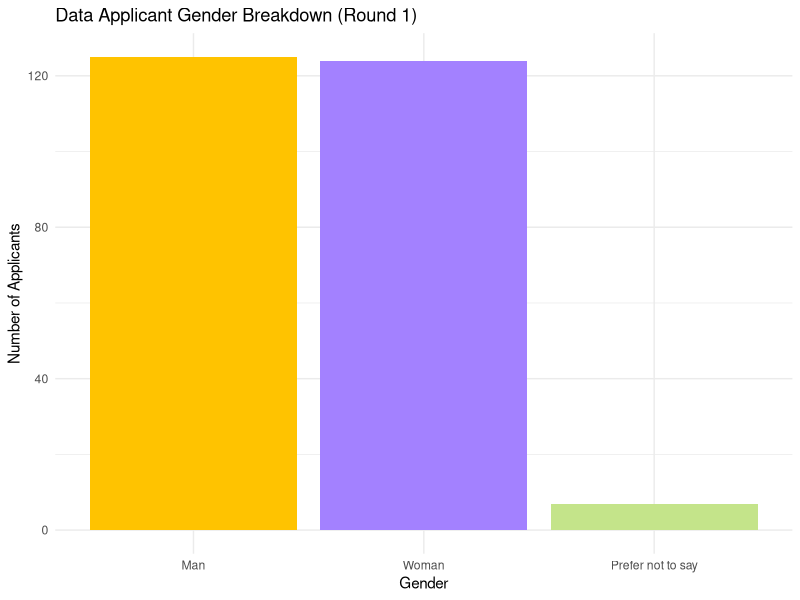
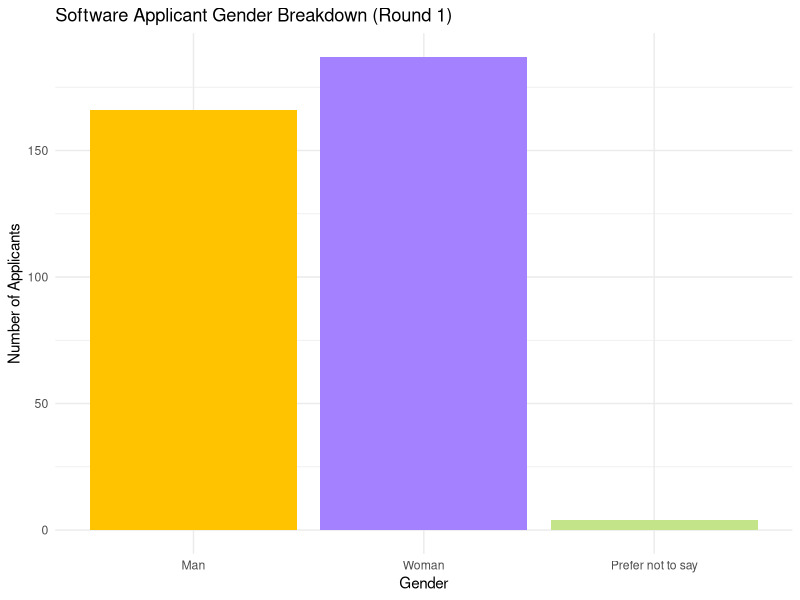
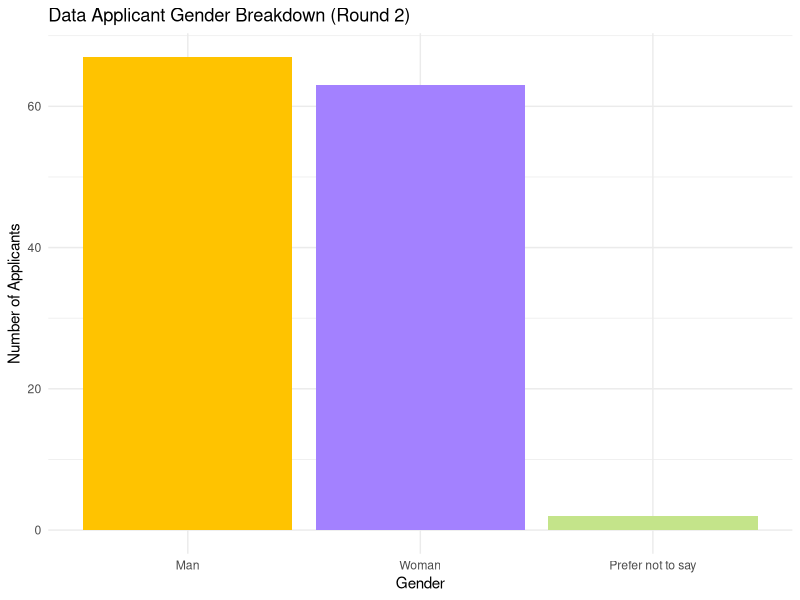
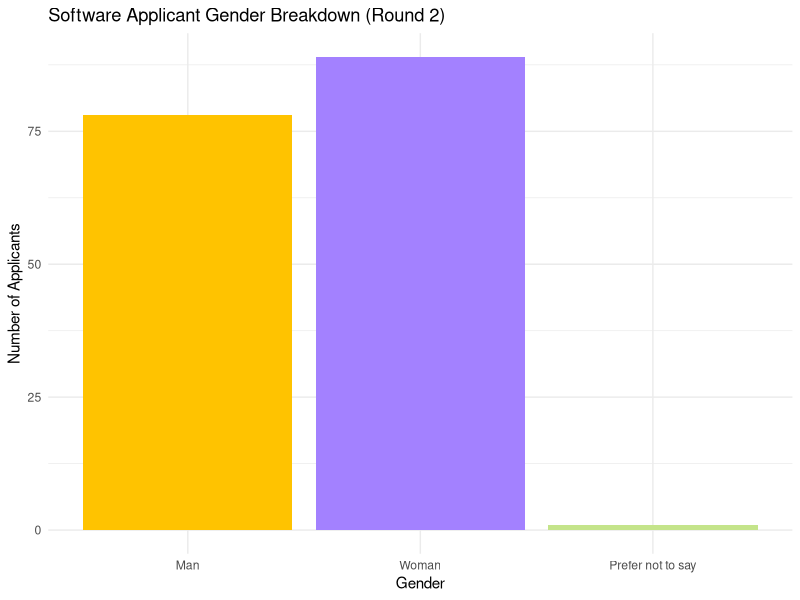
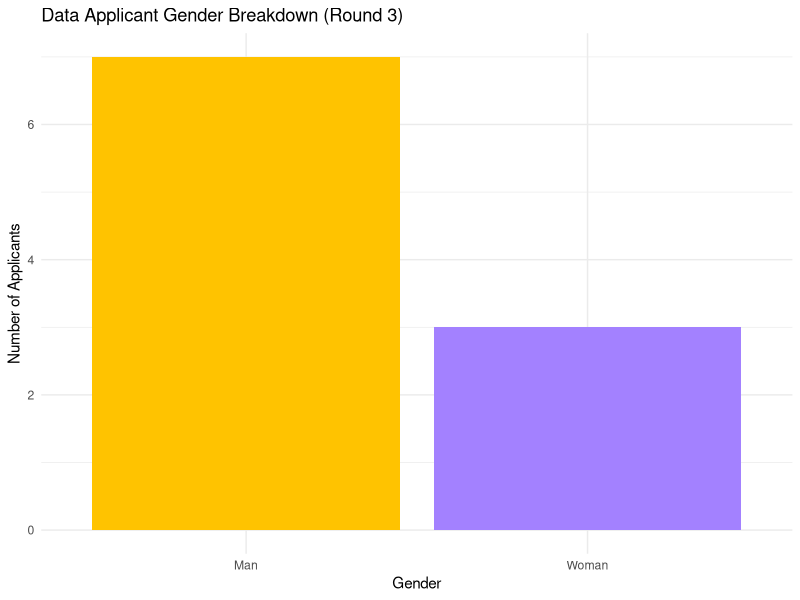
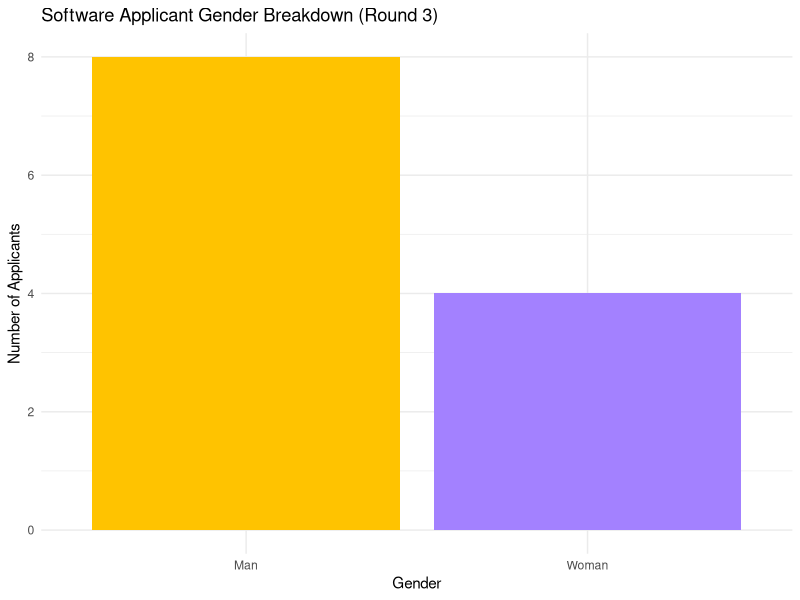
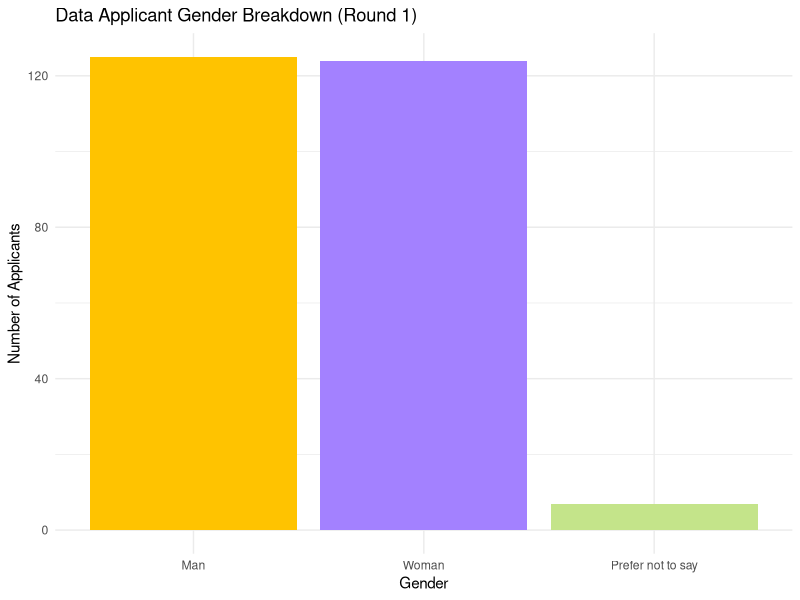
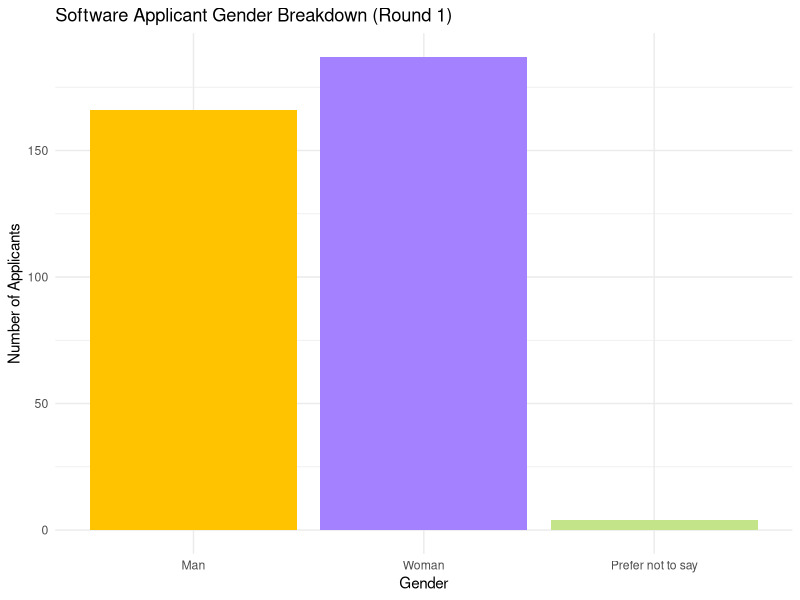

Write R code to recreate these figures, in order.
## ---- chunk 1
library(tidyverse)
# this should suppress all code and messages
knitr::opts_chunk$set(include=FALSE)
## ---- chunk 2
phase1 = read_csv("data/phase1-new-grad-applicants-2020.csv")
phase2 = read_csv("data/phase2-new-grad-applicants-2020.csv")
phase3 = read_csv("data/phase3-new-grad-applicants-2020.csv")
final_hires = read_csv("data/final-hires-newgrad_2020.csv")
## ---- chunk 3
#checking to see if datasets have NAs to see (1) if we need to do anything about them (2) so we can filter them out in the next round when we're seeing who got into the next round
sum(is.na(phase1))
sum(is.na(phase2)) 
sum(is.na(phase3))
## ---- chunk 4
round1_2 = full_join(phase1, phase2)
round1_2 = round1_2 %>% 
  #technical skills is only under hiring2, which means if an applicant's id has NA for this column, they did not move onto the next round
  mutate(next_round = !is.na(technical_skills)) %>%  
  mutate(next_round = as.integer(next_round)) %>% 
  select(-c(technical_skills, writing_skills, leadership_presence, speaking_skills)) #remove phase 2 data

#split into software/data
round1_data = round1_2 %>% 
  filter(team_applied_for == "Data") %>% 
  mutate(gender = fct_relevel(gender, "Prefer not to say", after = 2))

round1_software = round1_2 %>% 
  filter(team_applied_for == "Software") %>% 
  mutate(gender = fct_relevel(gender, "Prefer not to say", after = 2))
## ---- chunk 5
#see m/f/other demographics within each data/software applicant pool
# visualizations

r1_data_gender_plot = round1_data %>% 
  ggplot(aes(x = gender)) + geom_bar(fill = c("#FFC300", "#A381FF", "#C4E48A")) +
  #geom_histogram(colour = "grey", fill = "#6C3082") +
  theme_minimal() +
  labs(title = "Data Applicant Gender Breakdown (Round 1)", x = "Gender", y = "Number of Applicants") 
#do we want a title or a caption for this?
r1_data_gender_plot
ggsave("images/r1_data_gender_plot.png", width = 7, height = 4)

r1_software_gender_plot = round1_software %>% 
  ggplot(aes(x = gender)) + geom_bar(fill = c("#FFC300", "#A381FF", "#C4E48A")) +
  #geom_histogram(colour = "grey", fill = "#6C3082") +
  theme_minimal() +
  labs(title = "Software Applicant Gender Breakdown (Round 1)", x = "Gender", y = "Number of Applicants")
r1_software_gender_plot
#do we want a title or a caption for this?
ggsave("images/r1_software_gender_plot.png", width = 7, height = 4)
## ---- chunk 6
#get counts for each gender in data -> for report
table(round1_data$gender)
#get counts for each gender in software -> for report
table(round1_software$gender)
## ---- chunk 7
round2_3 = full_join(phase2, phase3)

round2_3 = round2_3 %>% 
  #technical skills is only under hiring2, which means if an applicant's id has NA for this column, they did not move onto the next round
  mutate(next_round = !is.na(interviewer_rating_1)) %>%  
  mutate(next_round = as.integer(next_round)) %>% 
  select(-c(interviewer_rating_1, interviewer_rating_2)) #remove phase 2 data

#split into software/data
round2_data = round2_3 %>% 
  filter(team_applied_for == "Data") %>% 
  mutate(gender = fct_relevel(gender, "Prefer not to say", after = 2))

round2_software = round2_3 %>% 
  filter(team_applied_for == "Software") %>% 
  mutate(gender = fct_relevel(gender, "Prefer not to say", after = 2))
## ---- chunk 8
#see m/f/other demographics within each data/software applicant pool
# visualizations

r2_data_gender_plot = round2_data %>% 
  ggplot(aes(x = gender)) + geom_bar(fill = c("#FFC300", "#A381FF", "#C4E48A")) +
  #geom_histogram(colour = "grey", fill = "#6C3082") +
  theme_minimal() +
  labs(title = "Data Applicant Gender Breakdown (Round 2)", x = "Gender", y = "Number of Applicants") 
#do we want a title or a caption for this?
r2_data_gender_plot
ggsave("images/r2_data_gender_plot.png", width = 7, height = 4)

r2_software_gender_plot = round2_software %>% 
  ggplot(aes(x = gender)) + geom_bar(fill = c("#FFC300", "#A381FF", "#C4E48A")) +
  #geom_histogram(colour = "grey", fill = "#6C3082") +
  theme_minimal() +
  labs(title = "Software Applicant Gender Breakdown (Round 2)", x = "Gender", y = "Number of Applicants")
r2_software_gender_plot
#do we want a title or a caption for this?
ggsave("images/r2_software_gender_plot.png", width = 7, height = 4)
## ---- chunk 9
#get counts for each gender in data -> for report
table(round2_data$gender)
#get counts for each gender in software -> for report
table(round2_software$gender)
## ---- chunk 10
#combined stats of ppl that applied in round 3
round3_combined = right_join(phase2, phase3)
round3_combined = round3_combined %>% 
  select(applicant_id, team_applied_for, gender,interviewer_rating_1,interviewer_rating_2)

#people from round 3 who were hired
round3_h = right_join(round3_combined, final_hires)

#split into data/software
round3_data = round3_combined %>% 
  filter(team_applied_for == "Data") 
# no more "prefer not to say" so we don't need to rearrange
#%>% 
  #mutate(gender = fct_relevel(gender, "Prefer not to say", after = 2))

round3_software = round3_combined %>% 
  filter(team_applied_for == "Software") #%>% 
  #mutate(gender = fct_relevel(gender, "Prefer not to say", after = 2))
## ---- chunk 11
#visualizations of round 3 applicants 
r3_data_gender_plot = round3_data %>% 
  ggplot(aes(x = gender)) + geom_bar(fill = c("#FFC300", "#A381FF")) +
  #geom_histogram(colour = "grey", fill = "#6C3082") +
  theme_minimal() +
  labs(title = "Data Applicant Gender Breakdown (Round 3)", x = "Gender", y = "Number of Applicants") 
#do we want a title or a caption for this?
r3_data_gender_plot
ggsave("images/r3_data_gender_plot.png", width = 7, height = 4)

r3_software_gender_plot = round3_software %>% 
  ggplot(aes(x = gender)) + geom_bar(fill = c("#FFC300", "#A381FF")) +
  #geom_histogram(colour = "grey", fill = "#6C3082") +
  theme_minimal() +
  labs(title = "Software Applicant Gender Breakdown (Round 3)", x = "Gender", y = "Number of Applicants")
r3_software_gender_plot
#do we want a title or a caption for this?
ggsave("images/r3_software_gender_plot.png", width = 7, height = 4)
## ---- chunk 12
#get counts for each gender in data -> for report
table(round3_data$gender)
#get counts for each gender in software -> for report
table(round3_software$gender)
## ---- chunk 13
# This chunk provides an example of some things you can do with RMarkdown to make your report creation process easier

# read in the data
black_saber_current_employees <- read_csv("data/black-saber-current-employees.csv")

# create a visualisation
my_plot <- black_saber_current_employees %>% 
  ggplot(aes(x = productivity)) +
  geom_histogram(colour = "grey", fill = "#6C3082") +
  theme_minimal() +
  labs(title = "Look! A title. But do you want a title or a caption for your report?", x = "This is a changed x label")

# save your plot in your images folder, you can specify the height and width, too
# saving this means you can add the image to your exectuve summary without having to run or rerun the code, if you wish
ggsave("images/example.png", width = 7, height = 4)

# norice how the image is included with the ![](file/path.png) below
## ---- chunk 14
library(tidyverse)
library(lme4)
